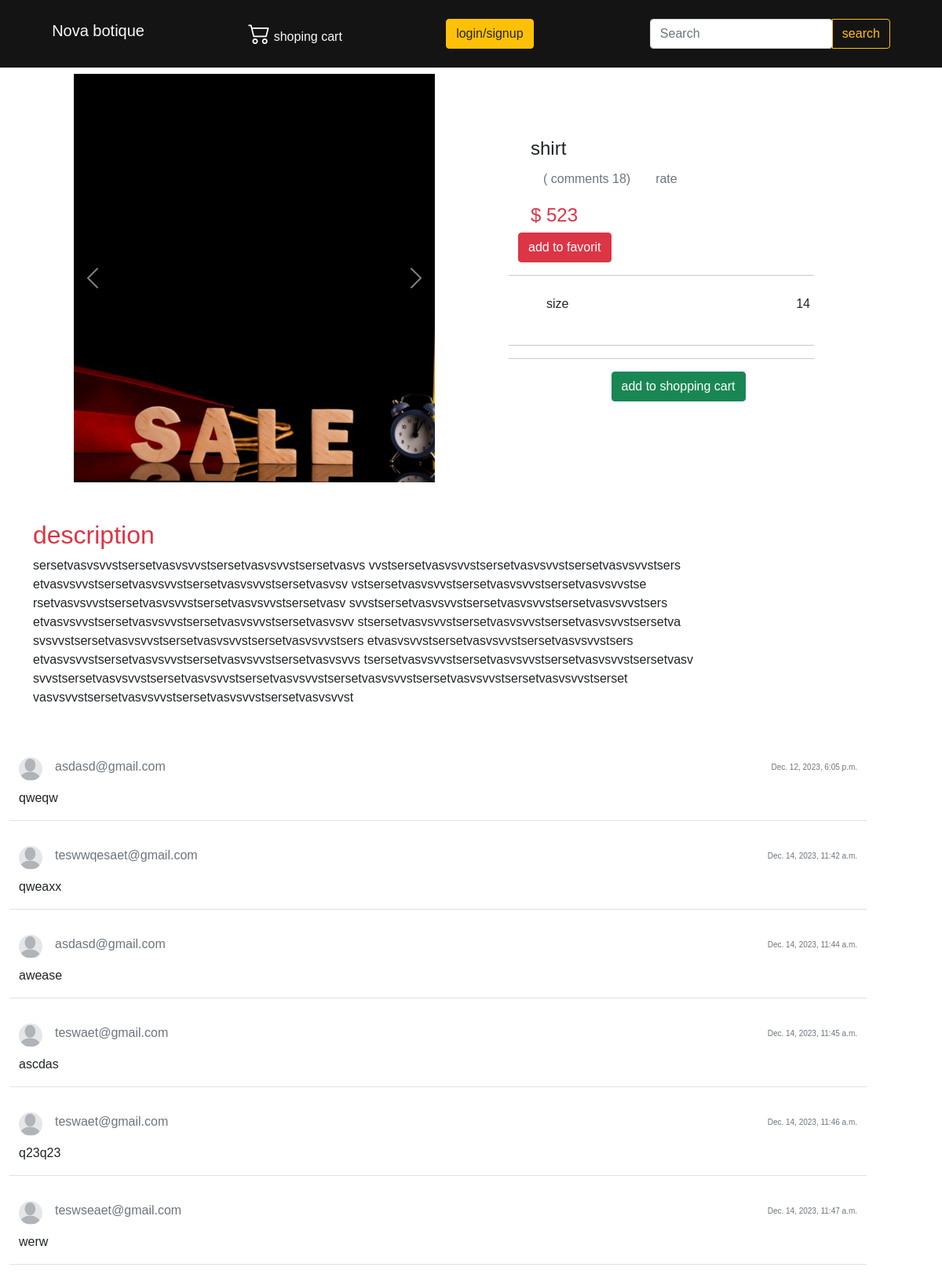
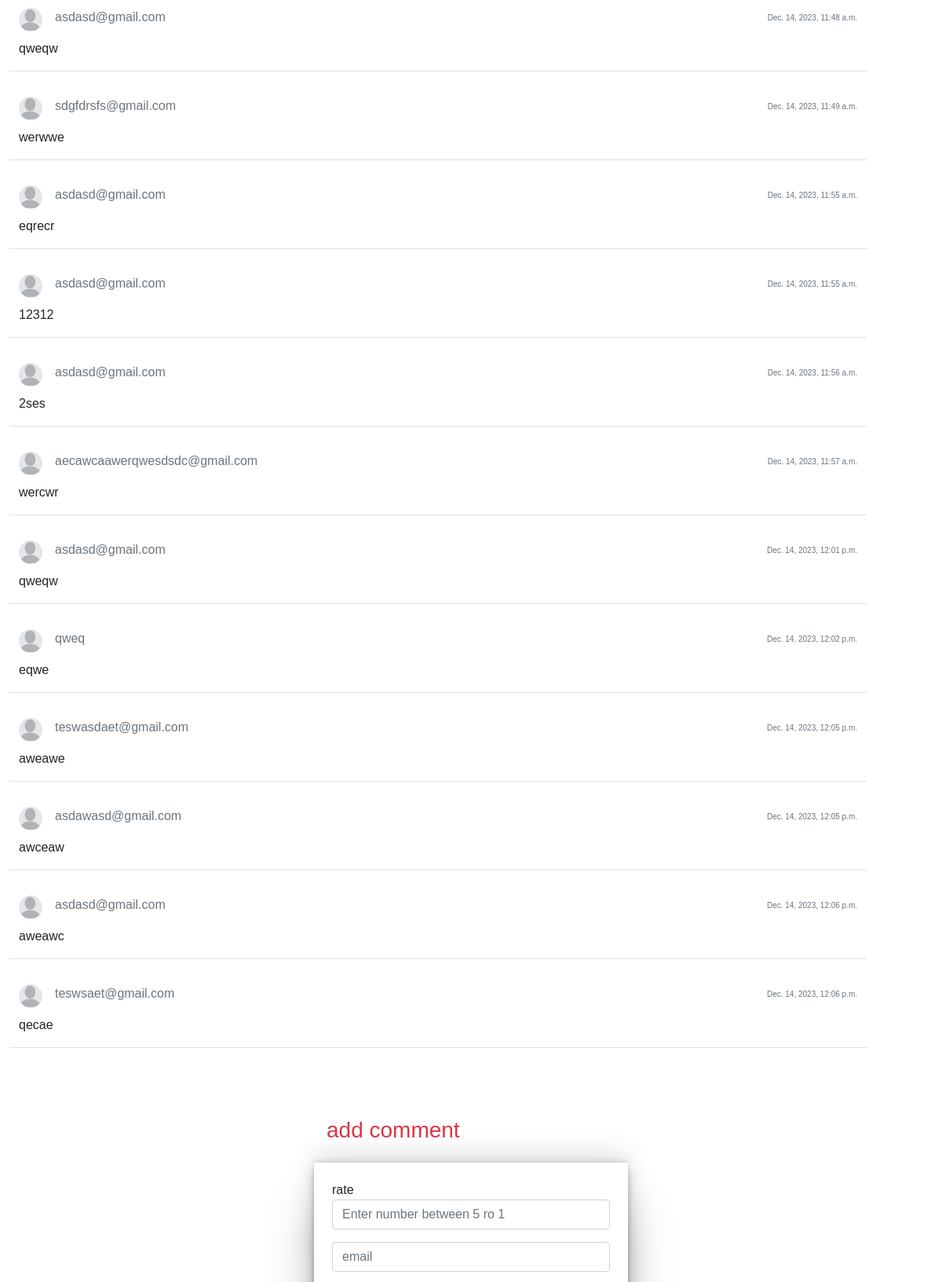
The app's page /products/shirt/1 (upper part) with its own data (2 pictures, top to bottom).
### main_module/models.py (models this page shows, shortened)
class Products(models.Model):
    name=models.CharField(max_length=300)
    slug=models.CharField(max_length=300)
    category=models.ForeignKey(Category,on_delete=models.CASCADE,null=True)
    price=models.IntegerField()
    size=models.IntegerField()
    description=models.TextField(max_length=9000)
    image=models.ImageField(upload_to='products')
    favorit=models.ManyToManyField(User,blank=True)
    rate=models.IntegerField(default=0)
    discount=models.IntegerField(null=True,default=0)
    discount_price=models.IntegerField(null=True,default=0)

class add_comments(models.Model):
    product = models.ForeignKey(Products, on_delete=models.CASCADE)
    user = models.ForeignKey(User, on_delete=models.CASCADE)
    create_date = models.DateTimeField(auto_now_add=True)
    email = models.EmailField(max_length=200)
    text = models.TextField()

### main_module/views.py (the view)
# urls.py: path('products/<str:slug>/<int:pk>',views.Products.as_view(), name='products_pgae' ),
class Products(DetailView):
    template_name = 'products.html'
    model = models.Products
    def get_context_data(self, **kwargs):
        context = super(Products, self).get_context_data()
        context['selected_product']=models.Products.objects.filter(slug__exact=self.kwargs['slug']).first()
        context['comment_form']=forms.comments
        context['comments']=models.add_comments.objects.filter(product_id=self.kwargs['pk'])
        return context

### main_module/templates/products.html (shortened to what this page needs)
{% extends 'main/base.html' %}
{% load static %}
{% load widget_tweaks %}
{% block contect %}
     <main>
      <section class="main-product my-2 d-lg-flex flex-lg-row">
        <div class="img container-sm">
          <div
            id="carouselExampleControls"
            class="carousel slide container"
            data-bs-ride="carousel"
          >
            <div class="carousel-inner">
              <div class="carousel-item active">
                <img
                  src="{{ selected_product.image.url}}"
                  class="d-block w-100 img-fluid object-fit-cover"
                  alt="..."
                />
              </div>
            </div>
            <button
              class="carousel-control-prev"
              type="button"
              data-bs-target="#carouselExampleControls"
              data-bs-slide="prev"
            >
              <span
                class="carousel-control-prev-icon"
                aria-hidden="true"
              ></span>
            </button>
            <button
              class="carousel-control-next"
              type="button"
              data-bs-target="#carouselExampleControls"
              data-bs-slide="next"
            >
              <span
                class="carousel-control-next-icon"
                aria-hidden="true"
              ></span>
            </button>
          </div>
        </div>
        <div class="main-de-container">
          <div
            class="detail my-3 container d-lg-flex flex-lg-row justify-content-start"
          >
            <div class="d-flex justify-content-between mx-3 flex-lg-column">
              <p class="h4">{{ selected_product.name }} </p>
              <div class="stars d-flex align-items-center">
                <p class="text-muted mx-3 my-1">( comments {{ comments.count }})</p>
                <p class="text-muted mx-3 my-1">rate</p>
              </div>
            </div>
          </div>
          <div class="detail-product-main container">
            <p class="h4 mx-3 text-danger"> $
                {% if selected_product.discount_price %}
                    {{ selected_product.discount_price }}
                  {% else %}
                {{ selected_product.price }}</p>
                {% endif %}
           <form action="{% url 'favorite' selected_product.pk %} " method="post">
                    <button type="submit" class="btn btn-danger">
                add to favorit
              </button>
                </form>
          </div>
          <hr />
          <div  class="drop-down-detail2 mx-5 my-4">
            <div class="d-flex justify-content-between align-items-center">
              <p class="5">size</p>
                <p>{{ selected_product.size }}</p>
            </div>
          </div>
          <hr />
          <hr />
          <div
            class="add-to-cart d-flex justify-content-around w-75 align-items-center my-3 mx-auto"
          >
            <div>
                <form action="{% url 'add_to_cart' %}" method="post">
                       <button onclick="add_to_cart({{ selected_product.pk }})" type="button" class="btn btn-success">
                            add to shopping cart
                        </button>
                </form>
            </div>
          </div>
        </div>
      </section>
      <div class="container my-5 detail2" data-aos="zoom-in">
        <p class="h2 text-danger">description</p>
        <p>
        {{ selected_product.description }}
        </p>
      </div>
<div class=" my-5 container row">
                        {% for comment in comments %}
                             <div class="h-75 border-bottom my-3">
                        <div
                          class="img-time d-flex justify-content-between align-items-center"
                        >
                          <div class="d-flex img-name-container">
                            <img
                              src="{% static 'assets/img/avata.jpg' %}"
                              class="img-comment"
                              alt=""
                            />
                            <p class="mx-3 text-secondary">{{ comment.email }}</p>
                          </div>
                          <p class="text-muted time">{{ comment.create_date }}</p>
                        </div>
                        <p>
                          {{ comment.text }}
                        </p>
                      </div>
                        {% endfor %}
                  </div>
      <div data-aos="zoom-in" class="main-comments-cont container d-lg-flex flex-column justify-content-around align-items-center" >
      <div data-aos="zoom-in-left" class="add-new-comments">
        <p class="h3 text-danger mx-3 my-4"> add comment</p>
        <div class="add-comments">
          <form id="frm" class="m-3" method="post" action="{% url 'add_comments' %}">
               <div class="mb-3">
                  <div class="form-group">
                        <label for="rate">rate </label>
                        <input type="number" max="5" min="1" class="form-control" id="rate" aria-describedby="emailHelp" placeholder="Enter number between 5 ro 1">
                      </div>
                 </div>
            <div class="mb-3 form-group">
                {% render_field comment_form.email class+="form-control" placeholder+='email' %}
            </div>
          </form>
        </div>
      </div>
    </div>
    </main>
{% endblock %}

### static/css/style.css (style rules this page uses)
* { padding: 0; margin: 0; box-sizing: border-box; list-style-type: none; }
.carousel-inner .carousel-item img { width: 100% !important; height: 30vh !important; object-fit: cover; }
.img-comment { width: 30px; height: 30px; border-radius: 50px; -webkit-border-radius: 50px; -moz-border-radius: 50px; -ms-border-radius: 50px; -o-border-radius: 50px; }
.time { font-size: 10px; }
hr { width: 90%; margin: 0 auto; }
.add-comments { width: 400px; height:460px; padding: 7px; box-shadow: rgba(0, 0, 0, 0.25) 0px 54px 55px, rgba(0, 0, 0, 0.12) 0px -12px 30px, rgba(0, 0, 0, 0.12) 0px 4px 6px, rgba(0, 0, 0, 0.17) 0px 12px 13px, rgba(0, 0, 0, 0.09) 0px -3px 5px !important; }
.main-comments-cont { margin:0 auto 10% auto ; }
.add-new-comments { margin: 0 auto; }
@media (min-width:992px) { .main-product { display: flex !important; justify-content: space-evenly !important; flex-direction: column; align-items: center; width: 90% !important; } }
@media (min-width:992px) { .img { width:508px !important; } }
@media (min-width:992px) { .main-de-container { width: 40%; height: auto; margin-top: 10px; } }
@media (min-width:992px) { .stars { direction: ltr; } }
@media (min-width:992px) { .main-de-container .detail div p { position: relative; right: 0; } }
@media (min-width: 992px) { .carousel-inner .carousel-item img { width: 100% !important; height: 65vh !important; object-fit: cover; } }

### static/css/signup-login.css (style rules this page uses)
* { margin: 0; box-sizing: border-box; font-family: Verdana, Geneva, Tahoma, sans-serif; }

### records on screen
Products: image (picture), name "shirt", price "523", size "14", description "sersetvasvsvvstsersetvasvsvvstsersetvasvsvvstsersetvasvs vvstsersetvasvsvvstsersetvasvsvvstsersetvasvsvvstsers etvasvsvvstsersetvasvsvvstsersetvasvsvvstsersetvasvsv vstsersetvasvsvvstsersetvasvsvvstsersetvasvsvvstse rsetvasvsvvstsersetvasvsvvstsersetvasvsvvstsersetvasv svvstsersetvasvsvvstsersetvasvsvvstsersetvasvsvvstsers etvasvsvvstsersetvasvsvvstsersetvasvsvvstsersetvasvsvv stsersetvasvsvvstsersetvasvsvvstsersetvasvsvvstsersetva svsvvstsersetvasvsvvstsersetvasvsvvstsersetvasvsvvstsers etvasvsvvstsersetvasvsvvstsersetvasvsvvstsers etvasvsvvstsersetvasvsvvstsersetvasvsvvstsersetvasvsvvs tsersetvasvsvvstsersetvasvsvvstsersetvasvsvvstsersetvasv…"
add_comments: email "asdasd@gmail.com", create_date "Dec. 12, 2023, 6:05 p.m.", text "qweqw"
add_comments: email "teswwqesaet@gmail.com", create_date "Dec. 14, 2023, 11:42 a.m.", text "qweaxx"
add_comments: email "asdasd@gmail.com", create_date "Dec. 14, 2023, 11:44 a.m.", text "awease"
add_comments: email "teswaet@gmail.com", create_date "Dec. 14, 2023, 11:45 a.m.", text "ascdas"
add_comments: email "teswaet@gmail.com", create_date "Dec. 14, 2023, 11:46 a.m.", text "q23q23"
add_comments: email "teswseaet@gmail.com", create_date "Dec. 14, 2023, 11:47 a.m.", text "werw"
add_comments: email "asdasd@gmail.com", create_date "Dec. 14, 2023, 11:48 a.m.", text "qweqw"
add_comments: email "sdgfdrsfs@gmail.com", create_date "Dec. 14, 2023, 11:49 a.m.", text "werwwe"
add_comments: email "asdasd@gmail.com", create_date "Dec. 14, 2023, 11:55 a.m.", text "eqrecr"
add_comments: email "asdasd@gmail.com", create_date "Dec. 14, 2023, 11:55 a.m.", text "12312"
add_comments: email "asdasd@gmail.com", create_date "Dec. 14, 2023, 11:56 a.m.", text "2ses"
add_comments: email "aecawcaawerqwesdsdc@gmail.com", create_date "Dec. 14, 2023, 11:57 a.m.", text "wercwr"
add_comments: email "asdasd@gmail.com", create_date "Dec. 14, 2023, 12:01 p.m.", text "qweqw"
add_comments: email "qweq", create_date "Dec. 14, 2023, 12:02 p.m.", text "eqwe"
add_comments: email "teswasdaet@gmail.com", create_date "Dec. 14, 2023, 12:05 p.m.", text "aweawe"
add_comments: email "asdawasd@gmail.com", create_date "Dec. 14, 2023, 12:05 p.m.", text "awceaw"
add_comments: email "asdasd@gmail.com", create_date "Dec. 14, 2023, 12:06 p.m.", text "aweawc"
add_comments: email "teswsaet@gmail.com", create_date "Dec. 14, 2023, 12:06 p.m.", text "qecae"

### other values on screen
{{ comments.count }} "18"
